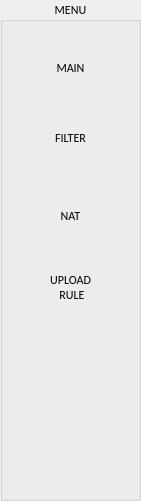
    <widget class="QGroupBox" name="menu_3">
     <property name="geometry">
      <rect>
       <x>0</x>
       <y>10</y>
       <width>141</width>
       <height>501</height>
      </rect>
     </property>
     <property name="font">
      <font>
       <family>Calibri</family>
       <pointsize>9</pointsize>
      </font>
     </property>
     <property name="title">
      <string>MENU</string>
     </property>
     <property name="alignment">
      <set>Qt::AlignCenter</set>
     </property>
     <widget class="QPushButton" name="filter">
      <property name="geometry">
       <rect>
        <x>0</x>
        <y>100</y>
        <width>141</width>
        <height>75</height>
       </rect>
      </property>
      <property name="text">
       <string>FILTER</string>
      </property>
      <property name="autoDefault">
       <bool>false</bool>
      </property>
      <property name="default">
       <bool>true</bool>
      </property>
      <property name="flat">
       <bool>true</bool>
      </property>
     </widget>
     <widget class="QPushButton" name="nat">
      <property name="geometry">
       <rect>
        <x>0</x>
        <y>178</y>
        <width>141</width>
        <height>75</height>
       </rect>
      </property>
      <property name="text">
       <string>NAT</string>
      </property>
      <property name="autoDefault">
       <bool>false</bool>
      </property>
      <property name="flat">
       <bool>true</bool>
      </property>
     </widget>
     <widget class="QPushButton" name="main">
      <property name="geometry">
       <rect>
        <x>0</x>
        <y>30</y>
        <width>141</width>
        <height>75</height>
       </rect>
      </property>
      <property name="text">
       <string>MAIN</string>
      </property>
      <property name="autoDefault">
       <bool>false</bool>
      </property>
      <property name="flat">
       <bool>true</bool>
      </property>
     </widget>
     <widget class="QPushButton" name="dhcp_client_button_4">
      <property name="geometry">
       <rect>
        <x>0</x>
        <y>390</y>
        <width>141</width>
        <height>90</height>
       </rect>
      </property>
      <property name="text">
       <string/>
      </property>
      <property name="autoDefault">
       <bool>false</bool>
      </property>
      <property name="flat">
       <bool>true</bool>
      </property>
     </widget>
     <widget class="QPushButton" name="upload">
      <property name="geometry">
       <rect>
        <x>0</x>
        <y>250</y>
        <width>141</width>
        <height>75</height>
       </rect>
      </property>
      <property name="text">
       <string>UPLOAD 
 RULE</string>
      </property>
      <property name="autoDefault">
       <bool>false</bool>
      </property>
      <property name="flat">
       <bool>true</bool>
      </property>
     </widget>
    </widget>
